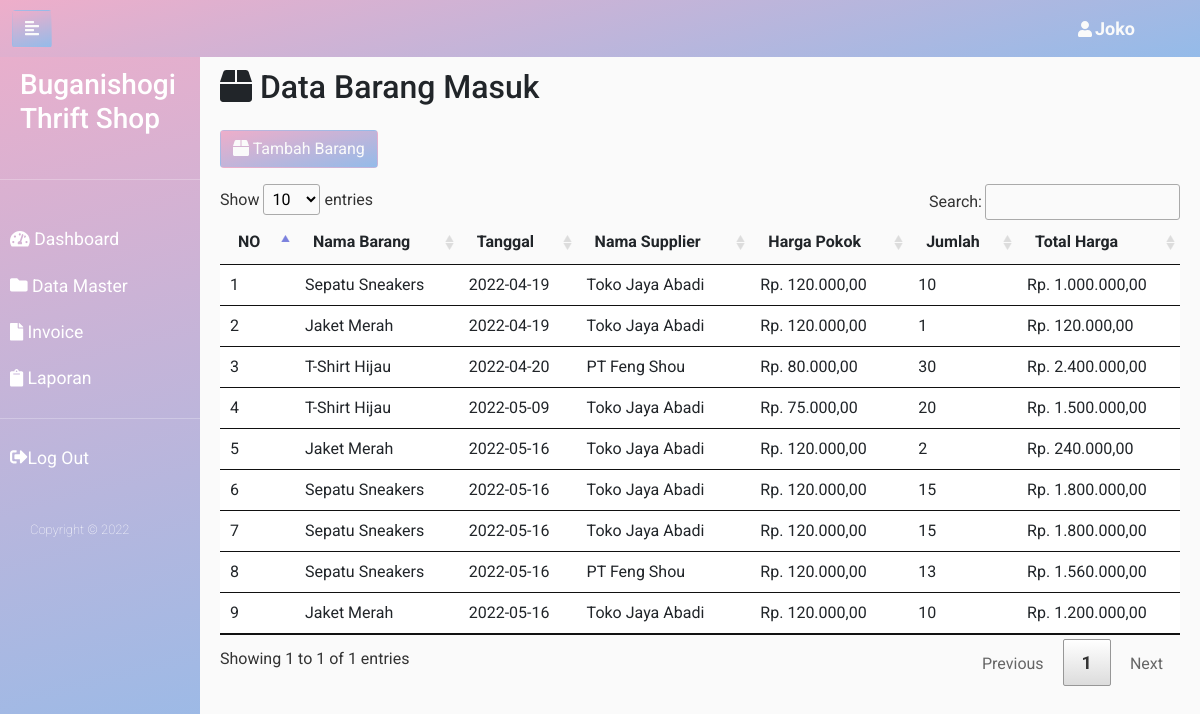
/page/barangmasuk/data_barang_masuk.php (signed in), run on the app's committed database.
### tables this page shows
CREATE TABLE `tb_barang_masuk` (
  `id` int(11) NOT NULL,
  `id_barang` int(11) NOT NULL,
  `tanggal` date NOT NULL,
  `id_supplier` int(11) NOT NULL,
  `jumlah_barang` int(11) NOT NULL,
  `jumlah_harga_pokok` int(11) NOT NULL
);

CREATE TABLE `tb_barang` (
  `id_barang` int(11) NOT NULL,
  `id_kategori` int(11) NOT NULL,
  `nama_barang` varchar(50) NOT NULL,
  `gambar` varchar(100) NOT NULL,
  `stok` int(11) NOT NULL,
  `harga_pokok` int(11) NOT NULL,
  `harga_jual` int(11) NOT NULL
);

CREATE TABLE `tb_supplier` (
  `id_supplier` int(11) NOT NULL,
  `nama_supplier` varchar(50) NOT NULL,
  `alamat_supplier` text NOT NULL,
  `no_hp_supplier` varchar(15) NOT NULL
);

### page/barangmasuk/data_barang_masuk.php (the view, shortened to what this page needs)
 <?php
 include '../../config.php';
?>
<!DOCTYPE html>
<html>
<head>
  <link rel="stylesheet" type="text/css" href="../../assets/DataTables/datatables.min.css"/>
  <link href="https://cdn.jsdelivr.net/npm/bootstrap@5.1.3/dist/css/bootstrap.min.css" rel="stylesheet">
  <link rel="stylesheet" href="../../css/style.css">
</head>
<body>
  <div class="wrapper">
    <?php
    if(($_SESSION['tipe_user'])=="2" ){
      include '../../users/karyawan/sidebar_karyawan.php';
    } elseif(($_SESSION['tipe_user'])=="1" )  {
     include '../../users/admin/sidebar_admin.php';
   }
   ?>
   <div id="content">
    <?php include_once('../../assets/navbar/navbar.php'); ?>
    <div class="col-md-10 pt-5">
      <h2><i class='fas fa-box'></i> Data Barang Masuk</h2>
    </div>
    <button type="button" class="btn my-3" data-bs-toggle="modal" data-bs-target="#addUser"><i class="fa fa-box"></i> Tambah Barang</button>
    <table class="table table-sm">
      <thead>
        <tr>
          <th>NO</th>
          <th>Nama Barang</th>
          <th>Tanggal</th>
          <th>Nama Supplier</th>
          <th>Harga Pokok</th>
          <th>Jumlah</th>
          <th>Total Harga</th>
        </tr>
      </thead>
      <?php
      $tb_barang = mysqli_query($conn,"SELECT * FROM tb_barang_masuk,tb_supplier,tb_barang WHERE tb_barang_masuk.id_barang=tb_barang.id_barang AND tb_barang_masuk.id_supplier = tb_supplier.id_supplier");
      $no = 1;
      while ($barang = $tb_barang->fetch_assoc()):?>
        <tbody>
          <tr>
            <td><?= $no++; ?></td>
            <td><?= $barang['nama_barang']; ?></td>
            <td><?= $barang['tanggal'] ?></td>
            <td><?= $barang['nama_supplier']; ?></td>
            <td><?= "Rp. ".number_format($barang['harga_pokok'],2,',','.') ?></td>
            <td><?= $barang['jumlah_barang'] ?></td>
            <td><?= "Rp. ".number_format($barang['jumlah_harga_pokok'],2,',','.') ?></td>
          </tr>
        </tbody>
      <?php endwhile; ?>
    </table>
  </div>
</div>
    </body>
    </html>

### css/style.css (style rules this page uses)
* { font-family: "Roboto"; }
body { background-color: #fafafa; top: 50px; }
.btn { color: #fafafa; }
.wrapper { display: flex; width: 100%; align-items: stretch; }
#content { width: 100%; padding: 20px; min-height: 100vh; transition: all 0.3s; }
#content .btn { background: linear-gradient( 166deg, rgba(238, 174, 202, 1) 0%, rgba(148, 187, 233, 1) 100% ); }

### data on the page
tb_barang_masuk: id_barang.nama_barang "Sepatu Sneakers", tanggal "2022-04-19", id_supplier.nama_supplier "Toko Jaya Abadi", id_barang.harga_pokok "120.000,00", jumlah_barang "10", jumlah_harga_pokok "1.000.000,00"
tb_barang_masuk: id_barang.nama_barang "Jaket Merah", tanggal "2022-04-19", id_supplier.nama_supplier "Toko Jaya Abadi", id_barang.harga_pokok "120.000,00", jumlah_barang "1", jumlah_harga_pokok "120.000,00"
tb_barang_masuk: id_barang.nama_barang "T-Shirt Hijau", tanggal "2022-04-20", id_supplier.nama_supplier "PT Feng Shou", id_barang.harga_pokok "80.000,00", jumlah_barang "30", jumlah_harga_pokok "2.400.000,00"
tb_barang_masuk: id_barang.nama_barang "T-Shirt Hijau", tanggal "2022-05-09", id_supplier.nama_supplier "Toko Jaya Abadi", id_barang.harga_pokok "75.000,00", jumlah_barang "20", jumlah_harga_pokok "1.500.000,00"
tb_barang_masuk: id_barang.nama_barang "Jaket Merah", tanggal "2022-05-16", id_supplier.nama_supplier "Toko Jaya Abadi", id_barang.harga_pokok "120.000,00", jumlah_barang "2", jumlah_harga_pokok "240.000,00"
tb_barang_masuk: id_barang.nama_barang "Sepatu Sneakers", tanggal "2022-05-16", id_supplier.nama_supplier "Toko Jaya Abadi", id_barang.harga_pokok "120.000,00", jumlah_barang "15", jumlah_harga_pokok "1.800.000,00"
tb_barang_masuk: id_barang.nama_barang "Sepatu Sneakers", tanggal "2022-05-16", id_supplier.nama_supplier "Toko Jaya Abadi", id_barang.harga_pokok "120.000,00", jumlah_barang "15", jumlah_harga_pokok "1.800.000,00"
tb_barang_masuk: id_barang.nama_barang "Sepatu Sneakers", tanggal "2022-05-16", id_supplier.nama_supplier "PT Feng Shou", id_barang.harga_pokok "120.000,00", jumlah_barang "13", jumlah_harga_pokok "1.560.000,00"
tb_barang_masuk: id_barang.nama_barang "Jaket Merah", tanggal "2022-05-16", id_supplier.nama_supplier "Toko Jaya Abadi", id_barang.harga_pokok "120.000,00", jumlah_barang "10", jumlah_harga_pokok "1.200.000,00"

### other printed values
$_SESSION['nama'] "Joko"
